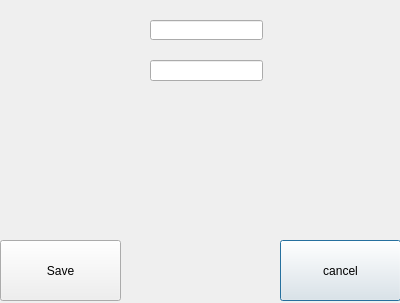
<?xml version="1.0" encoding="UTF-8"?>
<ui version="4.0">
 <class>Dialog</class>
 <widget class="QDialog" name="Dialog">
  <property name="geometry">
   <rect>
    <x>0</x>
    <y>0</y>
    <width>400</width>
    <height>303</height>
   </rect>
  </property>
  <property name="windowTitle">
   <string>Dialog</string>
  </property>
  <widget class="QLineEdit" name="lineEditCoffeeName">
   <property name="geometry">
    <rect>
     <x>150</x>
     <y>60</y>
     <width>113</width>
     <height>21</height>
    </rect>
   </property>
  </widget>
  <widget class="QPushButton" name="btnCancel">
   <property name="geometry">
    <rect>
     <x>280</x>
     <y>240</y>
     <width>121</width>
     <height>61</height>
    </rect>
   </property>
   <property name="text">
    <string>cancel</string>
   </property>
  </widget>
  <widget class="QLineEdit" name="lineEditCoffeeType">
   <property name="geometry">
    <rect>
     <x>150</x>
     <y>20</y>
     <width>113</width>
     <height>20</height>
    </rect>
   </property>
  </widget>
  <widget class="QPushButton" name="btnSave">
   <property name="geometry">
    <rect>
     <x>0</x>
     <y>240</y>
     <width>121</width>
     <height>61</height>
    </rect>
   </property>
   <property name="text">
    <string>Save</string>
   </property>
  </widget>
 </widget>
 <resources/>
 <connections/>
</ui>
